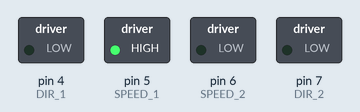
This sketch was run on a simulated Arduino Uno, built with avr-gcc and run on an emulated ATmega328P. On the bench: switched loads named in the sketch (green lamp = pin HIGH).

Above: at 0.5 s.
At 1.5 s:
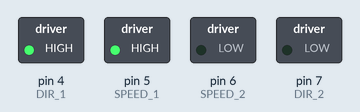
At 2.5 s:
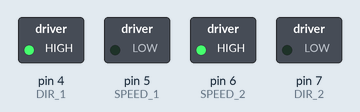
At 3.5 s:
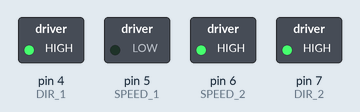
At 4.5 s:
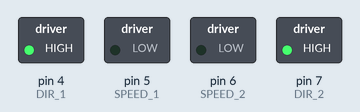
At 5.5 s:
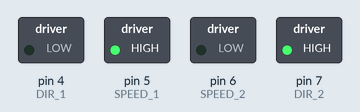
Timing chart, 0 to 6.5 s (numbered marks = the images above):
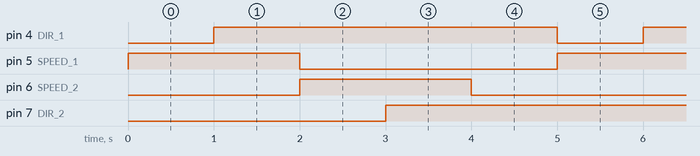

Measured:
- by itself, pin 4 (DIR_1), pin 7 (DIR_2): alternates HIGH for 4.0 s and LOW for 1.0 s
- by itself, pin 5 (SPEED_1), pin 6 (SPEED_2): alternates HIGH for 2.0 s and LOW for 3.0 s

The sketch:

motors_sketch.ino
```cpp
// подключите один мотор к клемме: M1+ и M1-
// а второй к клемме: M2+ и M2-
// Motor shield использует четыре контакта 4, 5, 6, 7 для управления моторами
// 4 и 7 — для направления, 5 и 6 — для скорости
#define SPEED_1      5
#define DIR_1        4

#define SPEED_2      6
#define DIR_2        7

void setup() {
  // настраиваем выводы платы 4, 5, 6, 7 на вывод сигналов
  for (int i = 4; i < 8; i++) {
    pinMode(i, OUTPUT);
  }
}

void loop() {
  // устанавливаем направление мотора «M1» в одну сторону
  digitalWrite(DIR_1, LOW);
  // включаем мотор на максимальной скорости
  analogWrite(SPEED_1, 255);
  // ждём одну секунду
  delay(1000);

  // устанавливаем направление мотора «M1» в другую сторону
  digitalWrite(DIR_1, HIGH);
  // ждём одну секунду
  delay(1000);
  // выключаем первый мотор
  analogWrite(SPEED_1, 0);

  // устанавливаем направление мотора «M2» в одну сторону
  digitalWrite(DIR_2, LOW);
  // включаем второй мотор на максимальной скорости
  analogWrite(SPEED_2, 255);
  // ждём одну секунду
  delay(1000);

  // устанавливаем направление мотора «M2» в другую сторону
  digitalWrite(DIR_2, HIGH);
  // ждём одну секунду
  delay(1000);

  // выключаем второй мотор
  analogWrite(SPEED_2, 0);
  // ждём одну секунду
  delay(1000);
}
```
